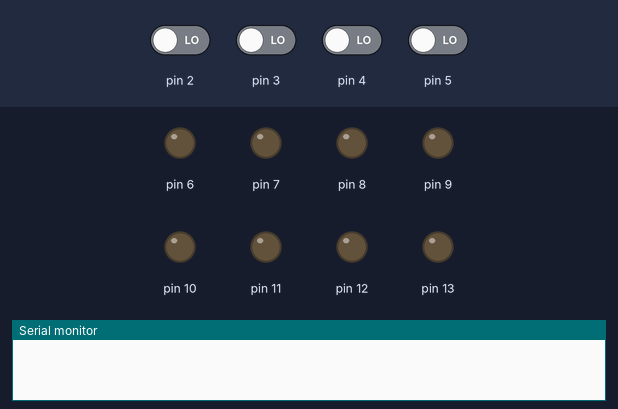
A sketch run on a simulated Arduino Uno, built with avr-gcc and run on an emulated ATmega328P. Parts: output pins drawn as LEDs (lit = HIGH), the last lines printed to the serial monitor. Dashed ring = blinking. The inputs (shaded band) are chosen by the test bench; at power-on: pin 2–5 LOW.

Above: at 1.2 s.
1.3 s: pin 2 driven HIGH
At 1.75 s:
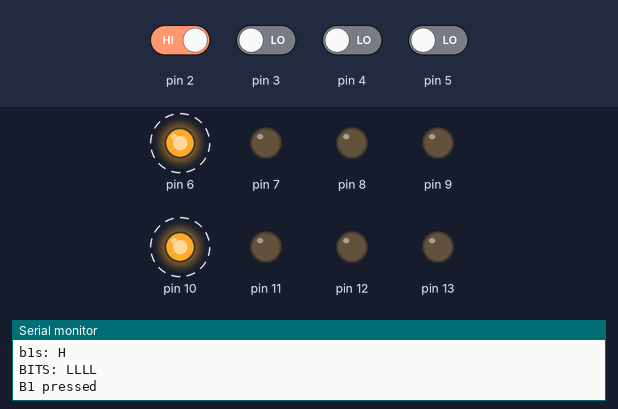
4.3 s: pin 3 driven HIGH
At 5.2 s:
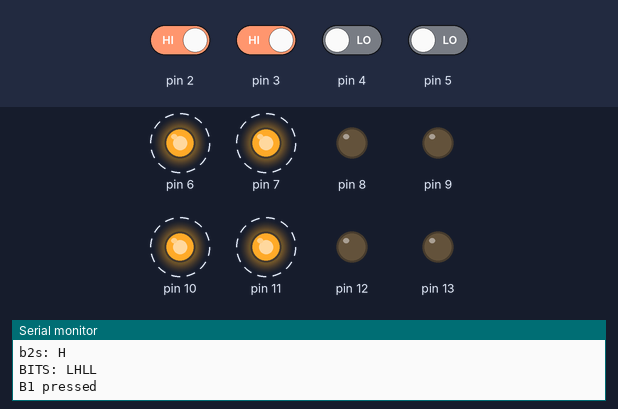
7.3 s: pin 4 driven HIGH
At 9.2 s:
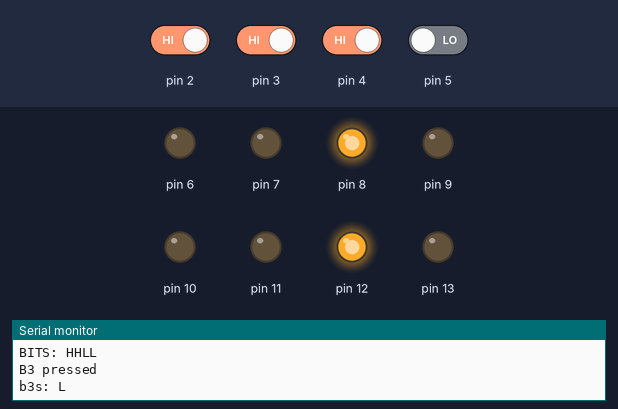
10.3 s: pin 5 driven HIGH
At 13.0 s:
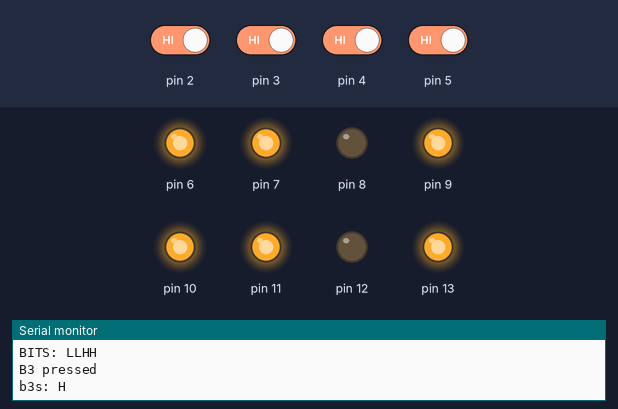
13.3 s: pin 2 driven LOW
At 15.4 s:
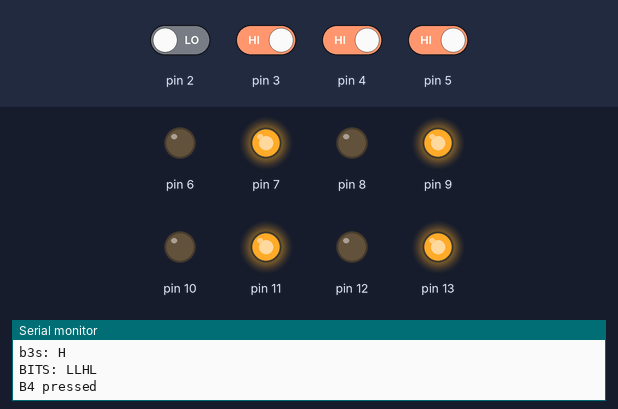
16.3 s: pin 3 driven LOW
At 18.0 s:
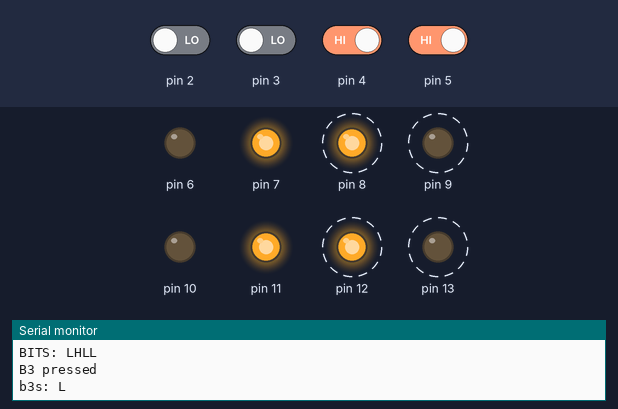
Timing chart, 0 to 20.3 s (numbered marks = the images above; inputs shaded):
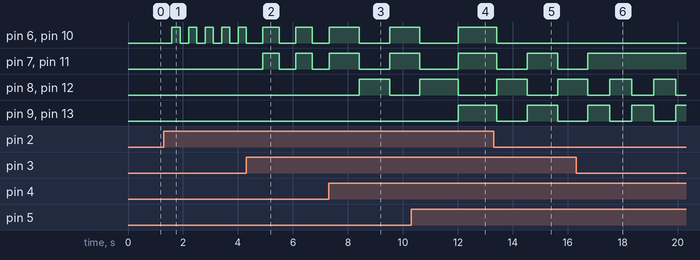

The sketch:

lab2_-_digsys__krets.ino
```cpp
void setup() {
  // put your setup code here, to run once:
  Serial.begin(9600);
  pinMode(13,OUTPUT);
  pinMode(12,OUTPUT);
  pinMode(11,OUTPUT);
  pinMode(10,OUTPUT);

  //krets
  pinMode(6,OUTPUT);
  pinMode(7,OUTPUT);
  pinMode(8,OUTPUT);
  pinMode(9,OUTPUT);

  //knapper
  pinMode(2,INPUT);
  pinMode(3,INPUT);
  pinMode(4,INPUT);
  pinMode(5,INPUT);

}

int b1 = 0;
int b2 = 0;
int b3 = 0;
int b4 = 0;

String b1s = "L";
String b2s = "L";
String b3s = "L";
String b4s = "L";
String b5s = "L";
String b6s = "L";

void loop() {
  // put your main code here, to run repeatedly:
  //Serial.println("TEST");

  b1 = digitalRead(2);
  b2 = digitalRead(3);
  b3 = digitalRead(4);
  b4 = digitalRead(5);

  //BUTTON 111111111
  if(b1 != 0) {
  Serial.println("");
  flip(b1s,1);
  Serial.println("");
  Serial.println("B1 pressed");
  delay(300);
  Serial.println("b1s: " + b1s);
}
  //BUTTON 22222222
  if(b2 != 0) {
  Serial.println("");
  flip(b2s,2);
  Serial.println("");
  Serial.println("B2 pressed");
  delay(300);
  Serial.println("b2s: " + b2s);
}
  //BUTTON 33333333
  if(b3 != 0) {
  Serial.println("");
  flip(b3s,3);
  Serial.println("");
  Serial.println("B3 pressed");
  Serial.println("b3s: " + b3s);
  delay(500);
}
  //BUTTON 44444444
  if(b4 != 0) {
  Serial.println("");
  flip(b4s,4);
  Serial.println("");
  Serial.println("B4 pressed");
  delay(300);
  Serial.println("b4s: " + b4s);
}


state();
}//end of loop

void flip(String state, int button){
    switch (button) {
          case 1://for button 1
            if(state == "H"){
              b1s = "L";
            }else{
              b1s = "H";
            }break;
          case 2: //for button 2
            if(state == "H"){
              b2s = "L";
            }else{
              b2s = "H";
            }
      break;
          case 3: //for button 3
            if(state == "H"){
              b3s = "L";
            }else{
              b3s = "H";
            }
      break;
          case 4: //for button 4
            if(state == "H"){
              b4s = "L";
            }else{
              b4s = "H";
            }
      break;
          default:
      // if nothing else matches, do the default
      // default is optional
      Serial.println("ERROR IN CASE SWITCH");
      break;
    }
      Serial.println("BITS: " + b1s + b2s + b3s +b4s);
    }

void state(){
  //111111111
  if(b1s == "H"){
    digitalWrite(6,HIGH);
    digitalWrite(10,HIGH);
  }else{
    digitalWrite(10,LOW);
    digitalWrite(6,LOW);
  }
  //22222222
    if(b2s == "H"){
    digitalWrite(7,HIGH);
    digitalWrite(11,HIGH);
  }else{
    digitalWrite(7,LOW);
    digitalWrite(11,LOW);
  }
  //33333333
    if(b3s == "H"){
    digitalWrite(8,HIGH);
    digitalWrite(12,HIGH);
  }else{
    digitalWrite(8,LOW);
    digitalWrite(12,LOW);
  }
  //4444444
    if(b4s == "H"){
    digitalWrite(9,HIGH);
    digitalWrite(13,HIGH);
  }
  else{
    digitalWrite(9,LOW);
    digitalWrite(13,LOW);
  }
    //55555
    if(b5s == "H"){
    //digitalWrite(9,HIGH); ///
    //digitalWrite(13,HIGH); ///
  }
  else{
    //digitalWrite(9,LOW); ///
    //digitalWrite(13,LOW); ///
  }
      //6666666
    if(b6s == "H"){
    //digitalWrite(9,HIGH); ///
    //digitalWrite(13,HIGH); ///
  }
  else{
    //digitalWrite(9,LOW); ///
    //digitalWrite(13,LOW); ///
  }
}
```

Measured:
- after the input at 1.3 s, pin 6, pin 10: alternates HIGH for 0.30 s and LOW for 0.30 s, starting after 0.30 s
- after the input at 4.3 s, pin 6, pin 7, pin 10, pin 11: alternates HIGH for 0.60 s and LOW for 0.60 s, starting after 0.61 s
- after the input at 7.3 s, pin 8, pin 12: LOW → HIGH after 1.1 s, → LOW 1.1 s later
- after the input at 10.3 s, pin 9, pin 13: LOW → HIGH after 1.7 s
- after the input at 13.3 s, pin 6, pin 10: goes on until 13.4 s, then stays LOW
- after the input at 16.3 s, pin 7, pin 11: goes on until 16.7 s, then stays HIGH; pin 8, pin 9, pin 12, pin 13: alternates HIGH for 0.80 s and LOW for 0.80 s, starting after 1.2 s
